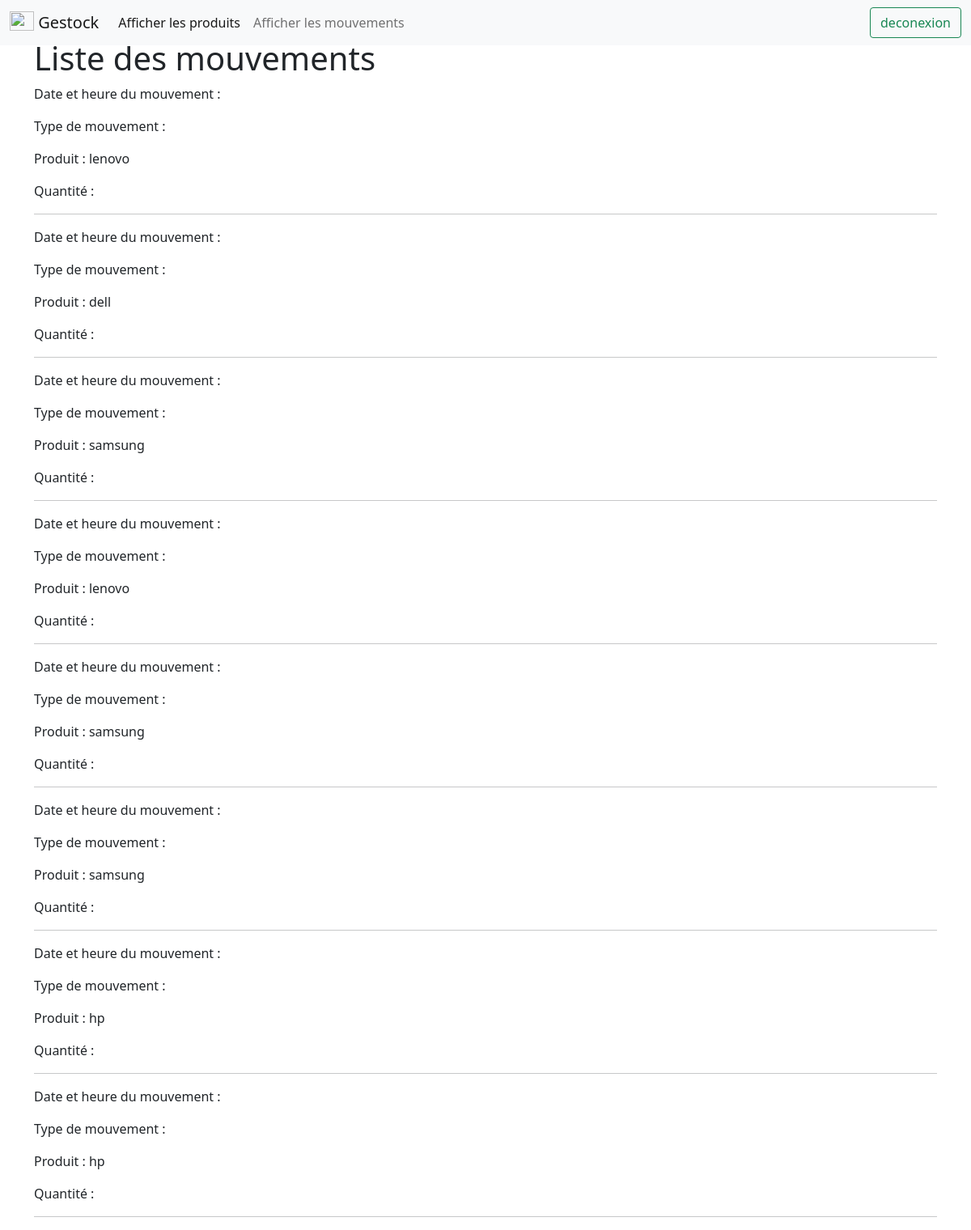
Page /afficher_mvt.php on the committed database.
### tables this page shows
CREATE TABLE IF NOT EXISTS `MOUVEMENTSSTOCK` (
    `ID` INT NOT NULL AUTO_INCREMENT,
    `PRODUITID` INT DEFAULT NULL,
    `TYPEMOUVEMENT` ENUM('Entree', 'Sortie') DEFAULT NULL,
    `QUANTITE` INT DEFAULT NULL,
    `DATEMOUVEMENT` DATETIME DEFAULT NULL,
    PRIMARY KEY (`ID`),
    KEY `MOUVEMENTSSTOCK_IBFK_1` (`PRODUITID`)
);

CREATE TABLE IF NOT EXISTS `PRODUIT` (
    `ID_PRODUIT` INT NOT NULL AUTO_INCREMENT,
    `NOM` VARCHAR(255) NOT NULL,
    `DESIGNATION` VARCHAR(255) NOT NULL,
    `QUANTITE` VARCHAR(200) NOT NULL,
    PRIMARY KEY (`ID_PRODUIT`)
);

### afficher_mvt.php (the view, shortened to what this page needs)
<?php
$servername = "localhost";
$username = "root";
$password = "";
$dbname = "gestion_stock";
$conn = new mysqli($servername, $username, $password, $dbname);
$sql = "SELECT m.*, p.nom AS nom_produit FROM mouvementsstock m
        INNER JOIN produit p ON m.ProduitID = p.id_produit
        ORDER BY m.DateMouvement DESC";
$result = $conn->query($sql);
?>
<!DOCTYPE html>
<html>
<head>
    <link href="https://cdn.jsdelivr.net/npm/bootstrap@5.0.2/dist/css/bootstrap.min.css" rel="stylesheet">
</head>
<body>
    <nav class="navbar navbar-expand-lg navbar-light bg-light fixed-top">
        <div class="container-fluid">
            <a class="navbar-brand" href="index.php">
                <img src="images/undraw_revenue_re_2bmg.svg" alt="" width="30" height="24" class="d-inline-block align-text-top">
                Gestock
            </a>
            <div class="collapse navbar-collapse" id="navbarSupportedContent">
                <ul class="navbar-nav me-auto mb-2 mb-lg-0 justify-content-center">
                    <li class="nav-item">
                        <a class="nav-link active" aria-current="page" href="afficher.php">Afficher les produits</a>
                    </li>
                    <li class="nav-item">
                        <a class="nav-link" aria-current="page" href="afficher_mvt.php">Afficher les mouvements</a>
                    </li>
                </ul>
                <form class="d-flex">
                    <a href="deconnexion.php" class="btn btn-outline-success">deconexion</a>
                </form>
            </div>
        </div>
    </nav>
    <div class="container mt-5">
        <h1>Liste des mouvements</h1>
        <?php
        if ($result->num_rows > 0) {
            while ($row = $result->fetch_assoc()) {
                echo "<p>Date et heure du mouvement : " . $row["DateMouvement"] . "</p>";
                echo "<p>Type de mouvement : " . $row["TypeMouvement"] . "</p>";
                echo "<p>Produit : " . $row["nom_produit"] . "</p>";
                echo "<p>Quantité : " . $row["Quantite"] . "</p>";
                echo "<hr>";
            }
        } else {
            echo "Aucun mouvement trouvé.";
        }
        ?>
    </div>
</body>
</html>

### rows in the picture
mouvementsstock: PRODUITID.NOM "lenovo"
mouvementsstock: PRODUITID.NOM "dell"
mouvementsstock: PRODUITID.NOM "samsung"
mouvementsstock: PRODUITID.NOM "lenovo"
mouvementsstock: PRODUITID.NOM "samsung"
mouvementsstock: PRODUITID.NOM "samsung"
mouvementsstock: PRODUITID.NOM "hp"
mouvementsstock: PRODUITID.NOM "hp"
